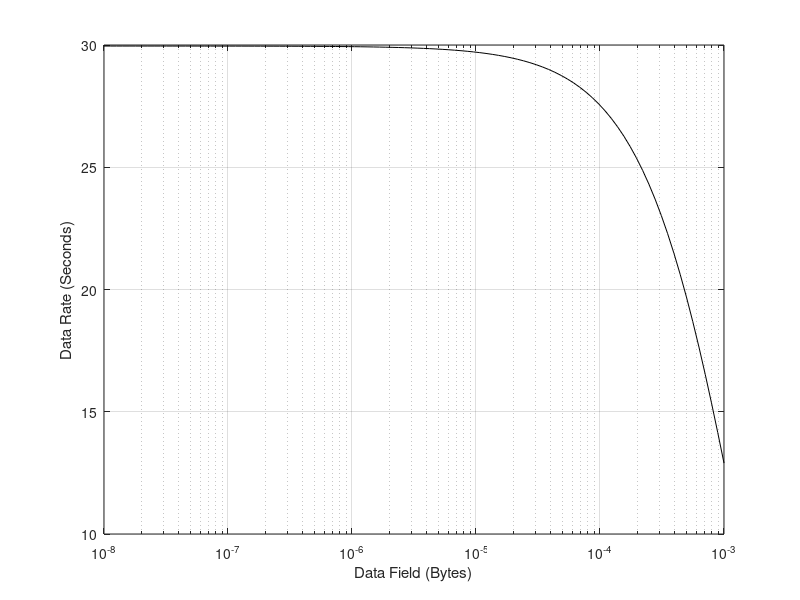

This figure's MATLAB source:
link = 54*10^6;
timegap = 10*10^(-6);
fcs = 4;
header = 36;

q=logspace(-8,-3,100);

aux = zeros(7900,100);

p=0.025;

for n=0:7900
    A = (((n)+100)*8)/link;
    B = timegap+A+((header*8)/link)+((fcs*8)/link);
    datarate = 54*(A/B);
    x = ((1-q).^(n+100*8)).*datarate;
    aux(n+1,:) = x*p*((1-p)^n);
end
res = sum(aux);

semilogx(q,res,'k')
grid on
xlabel('Data Field (Bytes)')
ylabel('Data Rate (Seconds)')

